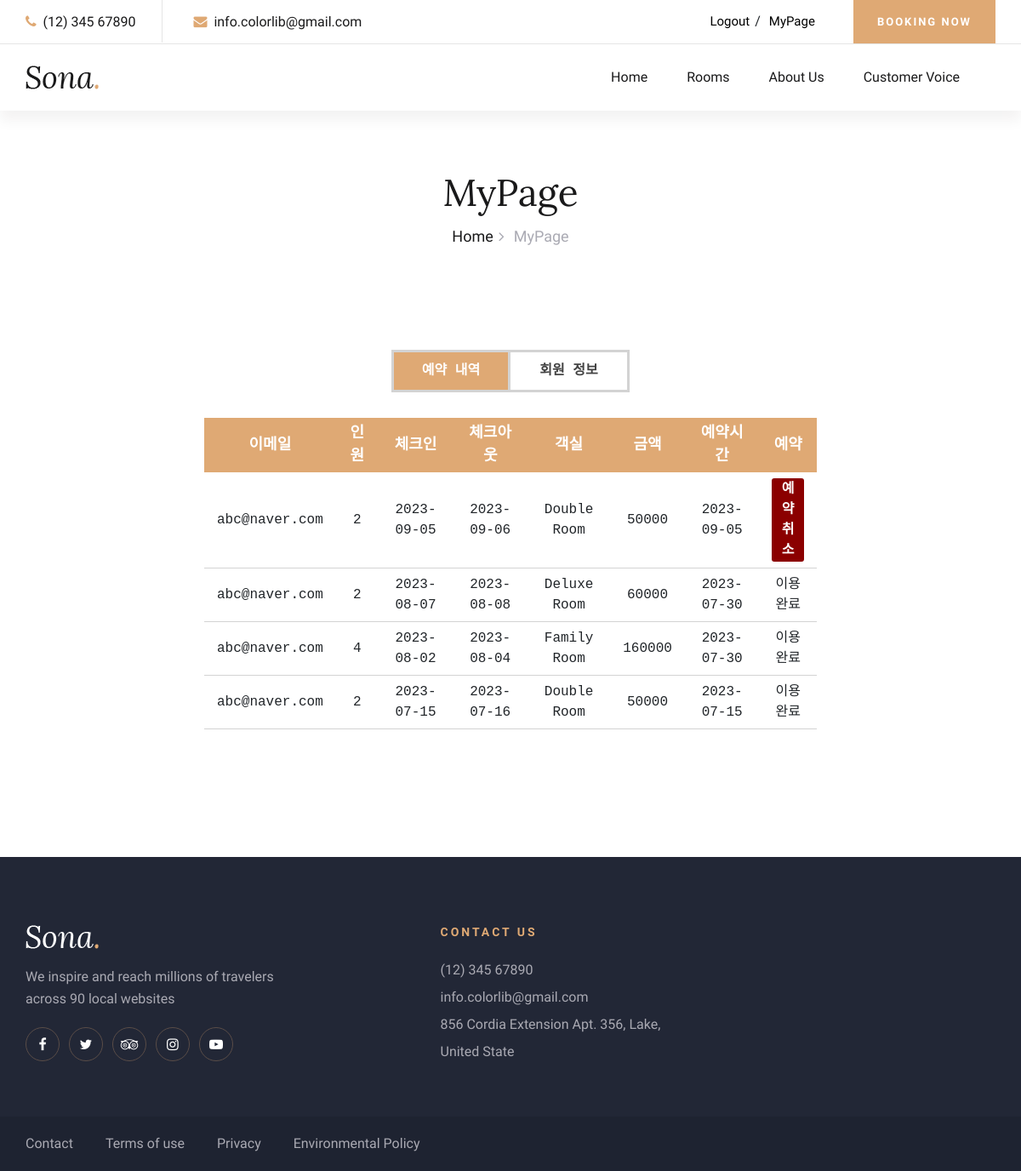
Page /mypage/mypage-1/ (signed in) on the committed database.
### booking/models.py (models this page shows, shortened)
class Reservation(models.Model):
    user = models.ForeignKey(User, on_delete=models.CASCADE)
    room = models.ForeignKey(Room, on_delete=models.CASCADE)
    check_in = models.DateField()
    check_out = models.DateField()
    guest_count = models.IntegerField()
    card_number = models.CharField(max_length=16)
    expiry_date = models.CharField(max_length=5)
    guest_name = models.CharField(max_length=100)
    created_at = models.DateTimeField(auto_now_add=True)
    total_price=models.IntegerField()

class Room(models.Model):
    name = models.CharField(max_length=100)
    image = models.ImageField(upload_to='UploadAdminImages/') # 관리자 페이지에서 업로드 가능
    price = models.PositiveIntegerField()
    size = models.PositiveIntegerField()
    capacity = models.PositiveIntegerField()
    def __str__(self):
        return self.name

### mypage/views.py (the view)
# urls.py: path('mypage-1/', mypage_1, name='mypage_1'),
@login_required
def mypage_1(request):
    reservations = Reservation.objects.filter(user=request.user).order_by('-created_at')
    current_date = timezone.now().date()
    return render(request, 'mypage-1.html', {'reservations': reservations,'current_date': current_date})

### mypage/templates/mypage-1.html (shortened to what this page needs)
{% load static %}
<!DOCTYPE html>
<html lang="zxx">
  <head>
    <link
      rel="stylesheet"
      href="../../static/css/bootstrap.min.css"
      type="text/css"
    />
    <link
      rel="stylesheet"
      href="../../static/css/font-awesome.min.css"
      type="text/css"
    />
    <link
      rel="stylesheet"
      href="../../static/css/elegant-icons.css"
      type="text/css"
    />
    <link
      rel="stylesheet"
      href="../../static/css/flaticon.css"
      type="text/css"
    />
    <link
      rel="stylesheet"
      href="../../static/css/owl.carousel.min.css"
      type="text/css"
    />
    <link
      rel="stylesheet"
      href="../../static/css/nice-select.css"
      type="text/css"
    />
    <link
      rel="stylesheet"
      href="../../static/css/jquery-ui.min.css"
      type="text/css"
    />
    <link
      rel="stylesheet"
      href="../../static/css/magnific-popup.css"
      type="text/css"
    />
    <link
      rel="stylesheet"
      href="../../static/css/slicknav.min.css"
      type="text/css"
    />
    <link rel="stylesheet" href="../../static/css/style.css" type="text/css" />
    <link rel="stylesheet" href="../../static/css/templatesPrivate/mypage-1.css" type="text/css" />
  </head>
  <body>
    <header class="header-section header-normal">
      <div class="top-nav">
        <div class="container">
          <div class="row">
            <div class="col-lg-6">
              <ul class="tn-left">
                <li><i class="fa fa-phone"></i> (12) 345 67890</li>
                <li><i class="fa fa-envelope"></i> info.colorlib@gmail.com</li>
              </ul>
            </div>
            <div class="col-lg-6">
              <div class="tn-right">
                <div class="top-social">
                  {% if user.is_authenticated %}
                  <form
                    action="{% url 'accounts:logout' %}"
                    method="POST"
                    style="margin: 0px; float: left"
                  >
                    <button
                      class="log"
                      type="submit"
                      style="
                        border: 0px;
                        background-color: white;
                        font-size: 15px;
                      "
                    >
                      Logout
                    </button>
                  </form>
                  {% endif %} /
                  <button
                    class="myPage"
                    type="button"
                    onclick="location.href='{% url 'mypage:mypage_1' %}'"
                    style="
                      border: 0px;
                      background-color: white;
                      font-size: 15px;
                    "
                  >
                    MyPage
                  </button>
                </div>
                <a href="{% url 'booking:booking' %}" class="bk-btn"
                  >Booking Now</a
                >
              </div>
            </div>
          </div>
        </div>
      </div>
      <div class="menu-item">
        <div class="container">
          <div class="row">
            <div class="col-lg-2">
              <div class="logo">
                <a href="{% url 'booking:index' %}">
                  <img src="../../static/img/logo.png" alt="" />
                </a>
              </div>
            </div>
            <div class="col-lg-10">
              <div class="nav-menu">
                <nav class="mainmenu">
                  <ul>
                    <li><a href="{% url 'booking:index' %}">Home</a></li>
                    <li><a href="{% url 'booking:rooms' %}">Rooms</a></li>
                    <li><a href="{% url 'booking:about_us' %}">About Us</a></li>
                    <li>
                      <a href="{% url 'inquiries:customer_voice' %}"
                        >Customer Voice</a
                      >
                    </li>
                  </ul>
                </nav>
              </div>
            </div>
          </div>
        </div>
      </div>
    </header>
    <div class="breadcrumb-section">
      <div class="container">
        <div class="row">
          <div class="col-lg-12">
            <div class="breadcrumb-text">
              <h2>MyPage</h2>
              <div class="bt-option">
                <a href="{% url 'booking:index' %}">Home</a>
                <span>MyPage</span>
              </div>
            </div>
          </div>
        </div>
      </div>
    </div>
    <div class="mypage" style="font-family: 'Courier New', Courier, monospace">
      <div class="menu">
        <div class="mypagemenu">
          <ul>
            <li style="background-color: #dfa974; color: white">
              <a href="{% url 'mypage:mypage_1' %}">예약 내역</a>
            </li>
            <li style="color: #424242">
              <a href="{% url 'mypage:mypage_2' %}">회원 정보</a>
            </li>
          </ul>
        </div>
      </div>
      {% if reservations %}
      <table>
        <thead>
          <tr>
            <th>이메일</th>
            <th>인원</th>
            <th>체크인</th>
            <th>체크아웃</th>
            <th>객실</th>
            <th>금액</th>
            <th>예약시간</th>
            <th>예약</th>
          </tr>
        </thead>
        <tbody>
          {% for reservation in reservations %}
          <tr>
            <td>{{ reservation.user }}</td>
            <td>{{ reservation.guest_count }}</td>
            <td>{{ reservation.check_in|date:"Y-m-d" }}</td>
            <td>{{ reservation.check_out|date:"Y-m-d" }}</td>
            <td>{{ reservation.room }}</td>
            <td>{{ reservation.total_price }}</td>
            <td>{{ reservation.created_at|date:"Y-m-d" }}</td>
            <td>
              {% if reservation.check_out < current_date %}
              이용완료
              {% else %}
                <form action="{% url 'booking:reservation_delete' reservation.pk %}" method="post">
                <button type="submit" class="delete_btn">예약 취소</button>
                </form>
              {% endif %}
            </td>
          </tr>
          {% endfor %}
        </tbody>
      </table>
      {% else %}
      <p style="text-align: center; margin-top: px">예약 내역이 없습니다.</p>
      {% endif %}
    </div>
    <footer class="footer-section">
      <div class="container">
        <div class="footer-text">
          <div class="row">
            <div class="col-lg-4">
              <div class="ft-about">
                <div class="logo">
                  <a href="#">
                    <img src="../../static/img/footer-logo.png" alt="" />
                  </a>
                </div>
                <p>
                  We inspire and reach millions of travelers<br />
                  across 90 local websites
                </p>
                <div class="fa-social">
                  <a href="#"><i class="fa fa-facebook"></i></a>
                  <a href="#"><i class="fa fa-twitter"></i></a>
                  <a href="#"><i class="fa fa-tripadvisor"></i></a>
                  <a href="#"><i class="fa fa-instagram"></i></a>
                  <a href="#"><i class="fa fa-youtube-play"></i></a>
                </div>
              </div>
            </div>
            <div class="col-lg-3 offset-lg-1">
              <div class="ft-contact">
                <h6>Contact Us</h6>
                <ul>
                  <li>(12) 345 67890</li>
                  <li>info.colorlib@gmail.com</li>
                  <li>856 Cordia Extension Apt. 356, Lake, United State</li>
                </ul>
              </div>
            </div>
          </div>
        </div>
      </div>
      <div class="copyright-option">
        <div class="container">
          <div class="row">
            <div class="col-lg-7">
              <ul>
                <li><a href="#">Contact</a></li>
                <li><a href="#">Terms of use</a></li>
                <li><a href="#">Privacy</a></li>
                <li><a href="#">Environmental Policy</a></li>
              </ul>
            </div>
          </div>
        </div>
      </div>
    </footer>
  </body>
</html>

### accounts/static/css/style.css (style rules this page uses)
html, body { height: 100%; font-family: "Cabin", sans-serif; -webkit-font-smoothing: antialiased; font-smoothing: antialiased; }
h1, h2, h3, h4, h5, h6 { margin: 0; color: #111111; font-weight: 400; font-family: "Lora", serif; }
h2 { font-size: 36px; }
h6 { font-size: 16px; }
p { font-size: 16px; font-family: "Cabin", sans-serif; color: #6b6b6b; font-weight: 400; line-height: 26px; margin: 0 0 15px 0; }
img { max-width: 100%; }
ul, ol { padding: 0; margin: 0; }
.header-section.header-normal .menu-item { -webkit-box-shadow: 0px 12px 15px rgba(36, 11, 12, 0.05); box-shadow: 0px 12px 15px rgba(36, 11, 12, 0.05); }
.top-nav { border-bottom: 1px solid #e5e5e5; }
.top-nav .tn-left li { list-style: none; display: inline-block; font-size: 16px; color: #19191a; font-weight: 500; padding: 14px 0 12px; margin-right: 64px; position: relative; }
.top-nav .tn-left li:after { position: absolute; right: -32px; top: 0; width: 1px; height: 100%; background: #e5e5e5; content: ""; }
.top-nav .tn-left li:last-child { margin-right: 0; }
.top-nav .tn-left li:last-child:after { display: none; }
.top-nav .tn-left li i { color: #dfa974; margin-right: 4px; }
.top-nav .tn-right { text-align: right; }
.top-nav .tn-right .top-social { display: inline-block; margin-right: 35px; padding: 13px 0; }
.top-nav .tn-right .bk-btn { display: inline-block; font-size: 13px; font-weight: 700; padding: 16px 28px 15px; background: #dfa974; color: #ffffff; text-transform: uppercase; letter-spacing: 2px; }
.menu-item { position: relative; z-index: 9; }
.menu-item .logo { padding: 25px 0; }
.menu-item .logo a { display: inline-block; }
.menu-item .nav-menu { text-align: right; }
.menu-item .nav-menu .mainmenu { display: inline-block; }
.menu-item .nav-menu .mainmenu li { list-style: none; display: inline-block; position: relative; z-index: 1; }
.menu-item .nav-menu .mainmenu li a { font-size: 16px; color: #19191a; margin-right: 42px; font-weight: 500; display: inline-block; padding: 27px 0; position: relative; -webkit-transition: all 0.3s; -o-transition: all 0.3s; transition: all 0.3s; }
.menu-item .nav-menu .mainmenu li a:after { position: absolute; left: 0; top: 52px; width: 100%; height: 2px; background: #dfa974; content: ""; opacity: 0; -webkit-transition: all 0.3s; -o-transition: all 0.3s; transition: all 0.3s; }
.footer-section { margin-top: 150px; background: #222736; }
.footer-section .footer-text { padding: 80px 0 30px; }
.footer-section .footer-text .ft-about { margin-bottom: 30px; }
.footer-section .footer-text .ft-about .logo { margin-bottom: 20px; }
.footer-section .footer-text .ft-about .logo a { display: inline-block; }
.footer-section .footer-text .ft-about p { color: #aaaab3; margin-bottom: 20px; }
.footer-section .footer-text .ft-about .fa-social a { display: inline-block; height: 40px; width: 40px; font-size: 16px; line-height: 40px; text-align: center; color: #ffffff; border: 1px solid #5a4d48; border-radius: 50%; -webkit-transition: all 0.3s; -o-transition: all 0.3s; transition: all 0.3s; margin-right: 7px; }
.footer-section .footer-text .ft-contact { margin-bottom: 30px; }
.footer-section .footer-text .ft-contact h6 { font-size: 14px; color: #dfa974; text-transform: uppercase; font-weight: 700; letter-spacing: 3px; font-family: "Cabin", sans-serif; margin-bottom: 20px; }
.footer-section .footer-text .ft-contact ul li { font-size: 16px; color: #aaaab3; line-height: 32px; list-style: none; }
.footer-section .copyright-option { background: rgba(16, 20, 31, 0.2); padding: 20px 0; }
.footer-section .copyright-option ul li { list-style: none; display: inline-block; margin-right: 34px; }
.footer-section .copyright-option ul li:last-child { margin-right: 0; }
.footer-section .copyright-option ul li a { font-size: 16px; color: #aaaab3; }
.breadcrumb-section { padding-top: 70px; padding-bottom: 80px; }
.breadcrumb-text { text-align: center; }
.breadcrumb-text h2 { font-size: 44px; color: #19191a; margin-bottom: 12px; }
.breadcrumb-text .bt-option a { display: inline-block; font-size: 18px; color: #19191a; margin-right: 20px; position: relative; font-weight: 500; }
.breadcrumb-text .bt-option a:after { position: absolute; right: -13px; top: 1px; content: ""; font-size: 18px; font-family: "FontAwesome"; color: #aaaab3; }
.breadcrumb-text .bt-option span { display: inline-block; font-size: 18px; color: #aaaab3; }
@media only screen and (min-width: 1200px) { .container { max-width: 1170px; } }

### rows in the picture
Reservation: user "abc@naver.com", guest_count "2", check_in "2023-09-05", check_out "2023-09-06", room "Double Room", total_price "50000", created_at "2023-09-05", shows "예약 취소"
Reservation: user "abc@naver.com", guest_count "2", check_in "2023-08-07", check_out "2023-08-08", room "Deluxe Room", total_price "60000", created_at "2023-07-30", shows "이용완료"
Reservation: user "abc@naver.com", guest_count "4", check_in "2023-08-02", check_out "2023-08-04", room "Family Room", total_price "160000", created_at "2023-07-30", shows "이용완료"
Reservation: user "abc@naver.com", guest_count "2", check_in "2023-07-15", check_out "2023-07-16", room "Double Room", total_price "50000", created_at "2023-07-15", shows "이용완료"
